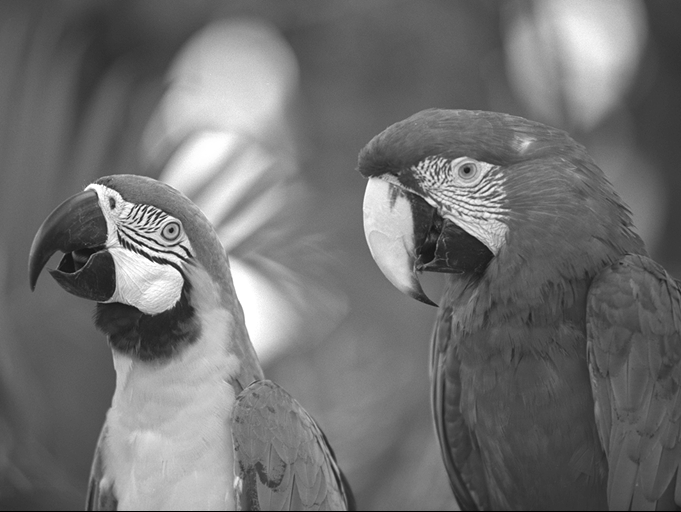
#> input picture lab1/lab1_gray.png, 681 x 512 px
$ python zad3.py
#> lines starting #> are read from the running program, lines starting #| are printed output that depends on the picture
import matplotlib.pyplot as plt
import matplotlib.image as mpimg
import numpy as np

img = mpimg.imread('lab1_gray.png')
#> img is the input picture: shape (512, 681) float32; min 0, max 1, mean 0.443

hor = np.copy(img) # Płytka kopia - aby nie oddziaływać na wartości zapisane w img
ver = img[::, ::-1]
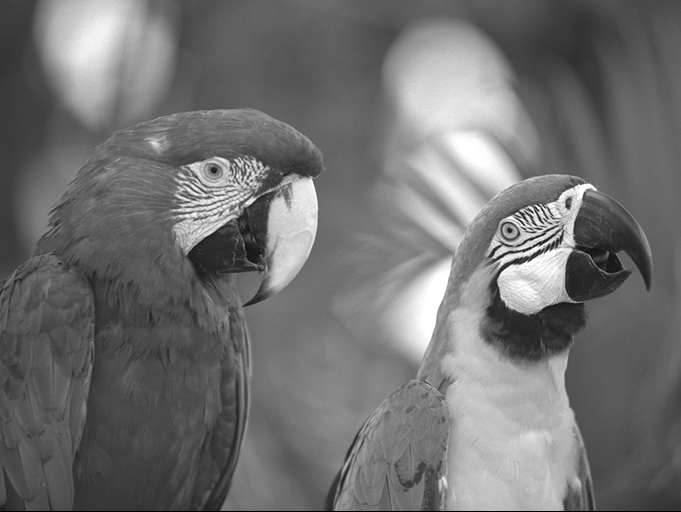
#> ver: shape (512, 681) float32; min 0, max 1, mean 0.443

rows, cols = img.shape
#> rows = 512; cols = 681
for x in range(rows):
    for y in range(cols):
        hor[x, y] = img[rows - x - 1, y]
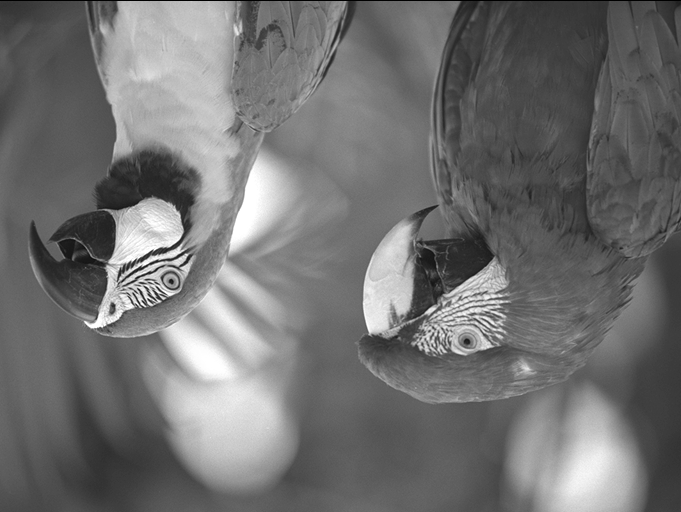
#> hor: shape (512, 681) float32; min 0, max 1, mean 0.443

plt.figure("Oryginał")
plt.imshow(img, cmap="gray")

plt.figure("Odbicie w pionie")
plt.imshow(hor, cmap="gray")

plt.figure("Odbicie w poziomie")
plt.imshow(ver, cmap="gray")

plt.show()
